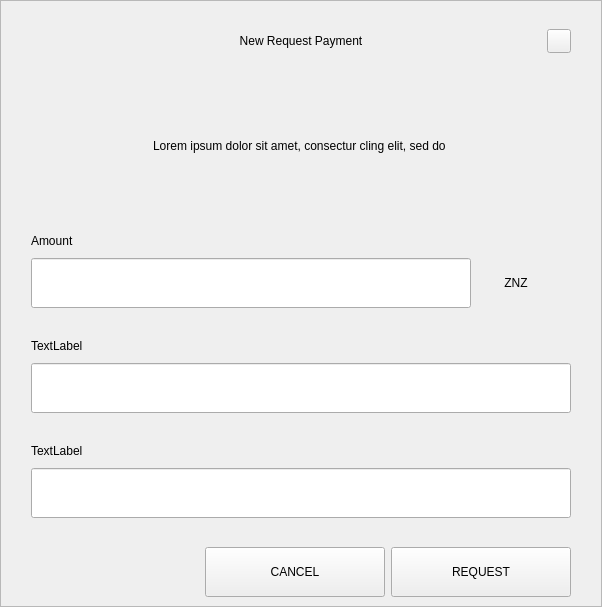
<?xml version="1.0" encoding="UTF-8"?>
<ui version="4.0">
 <class>RequestDialog</class>
 <widget class="QDialog" name="RequestDialog">
  <property name="geometry">
   <rect>
    <x>0</x>
    <y>0</y>
    <width>602</width>
    <height>607</height>
   </rect>
  </property>
  <property name="windowTitle">
   <string>Dialog</string>
  </property>
  <layout class="QVBoxLayout" name="verticalLayout_5">
   <property name="spacing">
    <number>0</number>
   </property>
   <property name="leftMargin">
    <number>0</number>
   </property>
   <property name="topMargin">
    <number>0</number>
   </property>
   <property name="rightMargin">
    <number>0</number>
   </property>
   <property name="bottomMargin">
    <number>0</number>
   </property>
   <item>
    <widget class="QFrame" name="frame">
     <property name="styleSheet">
      <string notr="true"/>
     </property>
     <property name="frameShape">
      <enum>QFrame::StyledPanel</enum>
     </property>
     <property name="frameShadow">
      <enum>QFrame::Raised</enum>
     </property>
     <layout class="QVBoxLayout" name="verticalLayout_4" stretch="1,0,0">
      <property name="spacing">
       <number>0</number>
      </property>
      <property name="leftMargin">
       <number>30</number>
      </property>
      <property name="topMargin">
       <number>20</number>
      </property>
      <property name="rightMargin">
       <number>30</number>
      </property>
      <property name="bottomMargin">
       <number>0</number>
      </property>
      <item>
       <layout class="QHBoxLayout" name="horizontalLayout_3">
        <property name="spacing">
         <number>0</number>
        </property>
        <item>
         <spacer name="horizontalSpacer_21">
          <property name="orientation">
           <enum>Qt::Horizontal</enum>
          </property>
          <property name="sizeHint" stdset="0">
           <size>
            <width>40</width>
            <height>20</height>
           </size>
          </property>
         </spacer>
        </item>
        <item>
         <widget class="QLabel" name="labelTitle">
          <property name="minimumSize">
           <size>
            <width>0</width>
            <height>40</height>
           </size>
          </property>
          <property name="maximumSize">
           <size>
            <width>16777215</width>
            <height>40</height>
           </size>
          </property>
          <property name="styleSheet">
           <string notr="true">padding-left:24px;</string>
          </property>
          <property name="text">
           <string>New Request Payment</string>
          </property>
          <property name="alignment">
           <set>Qt::AlignCenter</set>
          </property>
          <property name="margin">
           <number>7</number>
          </property>
         </widget>
        </item>
        <item>
         <spacer name="horizontalSpacer">
          <property name="orientation">
           <enum>Qt::Horizontal</enum>
          </property>
          <property name="sizeHint" stdset="0">
           <size>
            <width>40</width>
            <height>20</height>
           </size>
          </property>
         </spacer>
        </item>
        <item>
         <widget class="QPushButton" name="btnEsc">
          <property name="minimumSize">
           <size>
            <width>24</width>
            <height>24</height>
           </size>
          </property>
          <property name="maximumSize">
           <size>
            <width>24</width>
            <height>24</height>
           </size>
          </property>
          <property name="focusPolicy">
           <enum>Qt::NoFocus</enum>
          </property>
          <property name="text">
           <string/>
          </property>
         </widget>
        </item>
       </layout>
      </item>
      <item>
       <widget class="QStackedWidget" name="stack">
        <property name="minimumSize">
         <size>
          <width>540</width>
          <height>0</height>
         </size>
        </property>
        <property name="maximumSize">
         <size>
          <width>540</width>
          <height>16777215</height>
         </size>
        </property>
        <property name="currentIndex">
         <number>0</number>
        </property>
        <widget class="QWidget" name="page_1">
         <property name="minimumSize">
          <size>
           <width>540</width>
           <height>0</height>
          </size>
         </property>
         <property name="maximumSize">
          <size>
           <width>540</width>
           <height>16777215</height>
          </size>
         </property>
         <layout class="QVBoxLayout" name="layout1">
          <property name="spacing">
           <number>0</number>
          </property>
          <property name="leftMargin">
           <number>0</number>
          </property>
          <property name="topMargin">
           <number>0</number>
          </property>
          <property name="rightMargin">
           <number>0</number>
          </property>
          <property name="bottomMargin">
           <number>0</number>
          </property>
          <item>
           <spacer name="verticalSpacer_21">
            <property name="orientation">
             <enum>Qt::Vertical</enum>
            </property>
            <property name="sizeType">
             <enum>QSizePolicy::Fixed</enum>
            </property>
            <property name="sizeHint" stdset="0">
             <size>
              <width>20</width>
              <height>30</height>
             </size>
            </property>
           </spacer>
          </item>
          <item alignment="Qt::AlignHCenter">
           <widget class="QLabel" name="labelMessage">
            <property name="minimumSize">
             <size>
              <width>400</width>
              <height>50</height>
             </size>
            </property>
            <property name="text">
             <string>Lorem ipsum dolor sit amet, consectur cling elit, sed do </string>
            </property>
            <property name="alignment">
             <set>Qt::AlignCenter</set>
            </property>
            <property name="wordWrap">
             <bool>true</bool>
            </property>
           </widget>
          </item>
          <item alignment="Qt::AlignBottom">
           <widget class="QWidget" name="containerAmount" native="true">
            <layout class="QVBoxLayout" name="verticalLayout">
             <property name="spacing">
              <number>9</number>
             </property>
             <property name="leftMargin">
              <number>0</number>
             </property>
             <property name="topMargin">
              <number>0</number>
             </property>
             <property name="rightMargin">
              <number>0</number>
             </property>
             <property name="bottomMargin">
              <number>0</number>
             </property>
             <item>
              <widget class="QLabel" name="labelSubtitleAmount">
               <property name="minimumSize">
                <size>
                 <width>350</width>
                 <height>16</height>
                </size>
               </property>
               <property name="maximumSize">
                <size>
                 <width>16777215</width>
                 <height>16</height>
                </size>
               </property>
               <property name="text">
                <string>Amount</string>
               </property>
              </widget>
             </item>
             <item alignment="Qt::AlignTop">
              <widget class="QWidget" name="layoutAmount" native="true">
               <layout class="QHBoxLayout" name="horizontalLayout" stretch="2,0">
                <property name="spacing">
                 <number>0</number>
                </property>
                <property name="leftMargin">
                 <number>0</number>
                </property>
                <property name="topMargin">
                 <number>0</number>
                </property>
                <property name="rightMargin">
                 <number>0</number>
                </property>
                <property name="bottomMargin">
                 <number>0</number>
                </property>
                <item>
                 <widget class="QLineEdit" name="lineEditAmount">
                  <property name="minimumSize">
                   <size>
                    <width>0</width>
                    <height>50</height>
                   </size>
                  </property>
                  <property name="maximumSize">
                   <size>
                    <width>16777215</width>
                    <height>50</height>
                   </size>
                  </property>
                 </widget>
                </item>
                <item>
                 <widget class="QWidget" name="comboContainer" native="true">
                  <property name="minimumSize">
                   <size>
                    <width>100</width>
                    <height>50</height>
                   </size>
                  </property>
                  <property name="maximumSize">
                   <size>
                    <width>16777215</width>
                    <height>50</height>
                   </size>
                  </property>
                  <layout class="QHBoxLayout" name="horizontalLayout_31">
                   <property name="spacing">
                    <number>0</number>
                   </property>
                   <property name="leftMargin">
                    <number>0</number>
                   </property>
                   <property name="topMargin">
                    <number>0</number>
                   </property>
                   <property name="rightMargin">
                    <number>10</number>
                   </property>
                   <property name="bottomMargin">
                    <number>0</number>
                   </property>
                   <item>
                    <widget class="QLabel" name="comboBoxCoin">
                     <property name="text">
                      <string>ZNZ</string>
                     </property>
                     <property name="alignment">
                      <set>Qt::AlignCenter</set>
                     </property>
                    </widget>
                   </item>
                  </layout>
                 </widget>
                </item>
               </layout>
              </widget>
             </item>
            </layout>
           </widget>
          </item>
          <item>
           <spacer name="verticalSpacer_31">
            <property name="orientation">
             <enum>Qt::Vertical</enum>
            </property>
            <property name="sizeType">
             <enum>QSizePolicy::Fixed</enum>
            </property>
            <property name="sizeHint" stdset="0">
             <size>
              <width>20</width>
              <height>30</height>
             </size>
            </property>
           </spacer>
          </item>
          <item>
           <layout class="QVBoxLayout" name="verticalLayoutLabel">
            <property name="spacing">
             <number>9</number>
            </property>
            <item>
             <widget class="QLabel" name="labelSubtitleLabel">
              <property name="minimumSize">
               <size>
                <width>0</width>
                <height>16</height>
               </size>
              </property>
              <property name="maximumSize">
               <size>
                <width>16777215</width>
                <height>16</height>
               </size>
              </property>
              <property name="text">
               <string>TextLabel</string>
              </property>
             </widget>
            </item>
            <item>
             <widget class="QLineEdit" name="lineEditLabel">
              <property name="minimumSize">
               <size>
                <width>0</width>
                <height>50</height>
               </size>
              </property>
              <property name="maximumSize">
               <size>
                <width>16777215</width>
                <height>50</height>
               </size>
              </property>
             </widget>
            </item>
           </layout>
          </item>
          <item>
           <spacer name="verticalSpacer_34">
            <property name="orientation">
             <enum>Qt::Vertical</enum>
            </property>
            <property name="sizeType">
             <enum>QSizePolicy::Fixed</enum>
            </property>
            <property name="sizeHint" stdset="0">
             <size>
              <width>20</width>
              <height>30</height>
             </size>
            </property>
           </spacer>
          </item>
          <item>
           <layout class="QVBoxLayout" name="verticalLayoutDescription">
            <property name="spacing">
             <number>9</number>
            </property>
            <item>
             <widget class="QLabel" name="labelSubtitleDescription">
              <property name="minimumSize">
               <size>
                <width>0</width>
                <height>16</height>
               </size>
              </property>
              <property name="maximumSize">
               <size>
                <width>16777215</width>
                <height>16</height>
               </size>
              </property>
              <property name="text">
               <string>TextLabel</string>
              </property>
             </widget>
            </item>
            <item>
             <widget class="QLineEdit" name="lineEditDescription">
              <property name="minimumSize">
               <size>
                <width>0</width>
                <height>50</height>
               </size>
              </property>
              <property name="maximumSize">
               <size>
                <width>16777215</width>
                <height>50</height>
               </size>
              </property>
             </widget>
            </item>
            <item>
             <spacer name="verticalSpacer_4">
              <property name="orientation">
               <enum>Qt::Vertical</enum>
              </property>
              <property name="sizeType">
               <enum>QSizePolicy::Fixed</enum>
              </property>
              <property name="sizeHint" stdset="0">
               <size>
                <width>20</width>
                <height>20</height>
               </size>
              </property>
             </spacer>
            </item>
           </layout>
          </item>
         </layout>
        </widget>
        <widget class="QWidget" name="page_2">
         <layout class="QVBoxLayout" name="layout2">
          <item>
           <spacer name="verticalSpacer_5">
            <property name="orientation">
             <enum>Qt::Vertical</enum>
            </property>
            <property name="sizeType">
             <enum>QSizePolicy::Fixed</enum>
            </property>
            <property name="sizeHint" stdset="0">
             <size>
              <width>20</width>
              <height>50</height>
             </size>
            </property>
           </spacer>
          </item>
          <item alignment="Qt::AlignHCenter">
           <widget class="QLabel" name="labelQrImg">
            <property name="minimumSize">
             <size>
              <width>260</width>
              <height>260</height>
             </size>
            </property>
            <property name="maximumSize">
             <size>
              <width>260</width>
              <height>260</height>
             </size>
            </property>
            <property name="text">
             <string/>
            </property>
            <property name="alignment">
             <set>Qt::AlignCenter</set>
            </property>
           </widget>
          </item>
          <item>
           <spacer name="verticalSpacer_2">
            <property name="orientation">
             <enum>Qt::Vertical</enum>
            </property>
            <property name="sizeType">
             <enum>QSizePolicy::Fixed</enum>
            </property>
            <property name="sizeHint" stdset="0">
             <size>
              <width>20</width>
              <height>30</height>
             </size>
            </property>
           </spacer>
          </item>
          <item alignment="Qt::AlignHCenter">
           <widget class="QLabel" name="labelAddress">
            <property name="text">
             <string>D7VFR83SQbiezrW72hjcWJtcfip5krte2Z </string>
            </property>
           </widget>
          </item>
          <item>
           <spacer name="verticalSpacer_32">
            <property name="orientation">
             <enum>Qt::Vertical</enum>
            </property>
            <property name="sizeType">
             <enum>QSizePolicy::Expanding</enum>
            </property>
            <property name="sizeHint" stdset="0">
             <size>
              <width>20</width>
              <height>20</height>
             </size>
            </property>
           </spacer>
          </item>
          <item>
           <layout class="QHBoxLayout" name="horizontal">
            <property name="leftMargin">
             <number>20</number>
            </property>
            <property name="rightMargin">
             <number>20</number>
            </property>
            <property name="bottomMargin">
             <number>20</number>
            </property>
            <item>
             <spacer name="horizontalSpacer_4">
              <property name="orientation">
               <enum>Qt::Horizontal</enum>
              </property>
              <property name="sizeHint" stdset="0">
               <size>
                <width>40</width>
                <height>20</height>
               </size>
              </property>
             </spacer>
            </item>
            <item>
             <widget class="QPushButton" name="btnCopyAddress">
              <property name="minimumSize">
               <size>
                <width>180</width>
                <height>50</height>
               </size>
              </property>
              <property name="text">
               <string>COPY ADDRESS</string>
              </property>
             </widget>
            </item>
            <item>
             <widget class="QPushButton" name="btnCopyUrl">
              <property name="minimumSize">
               <size>
                <width>180</width>
                <height>50</height>
               </size>
              </property>
              <property name="text">
               <string>COPY URL</string>
              </property>
             </widget>
            </item>
            <item>
             <spacer name="horizontalSpacer_2">
              <property name="orientation">
               <enum>Qt::Horizontal</enum>
              </property>
              <property name="sizeHint" stdset="0">
               <size>
                <width>40</width>
                <height>20</height>
               </size>
              </property>
             </spacer>
            </item>
           </layout>
          </item>
         </layout>
        </widget>
       </widget>
      </item>
      <item>
       <widget class="QWidget" name="buttonsStack" native="true">
        <layout class="QHBoxLayout" name="horizontalLayout_5">
         <property name="leftMargin">
          <number>20</number>
         </property>
         <property name="rightMargin">
          <number>0</number>
         </property>
         <item>
          <spacer name="horizontalSpacer_41">
           <property name="orientation">
            <enum>Qt::Horizontal</enum>
           </property>
           <property name="sizeHint" stdset="0">
            <size>
             <width>40</width>
             <height>20</height>
            </size>
           </property>
          </spacer>
         </item>
         <item>
          <widget class="QPushButton" name="btnCancel">
           <property name="minimumSize">
            <size>
             <width>180</width>
             <height>50</height>
            </size>
           </property>
           <property name="focusPolicy">
            <enum>Qt::NoFocus</enum>
           </property>
           <property name="text">
            <string>CANCEL</string>
           </property>
          </widget>
         </item>
         <item>
          <widget class="QPushButton" name="btnSave">
           <property name="minimumSize">
            <size>
             <width>180</width>
             <height>50</height>
            </size>
           </property>
           <property name="focusPolicy">
            <enum>Qt::NoFocus</enum>
           </property>
           <property name="text">
            <string>REQUEST</string>
           </property>
          </widget>
         </item>
        </layout>
       </widget>
      </item>
     </layout>
    </widget>
   </item>
  </layout>
 </widget>
 <resources/>
 <connections/>
</ui>
